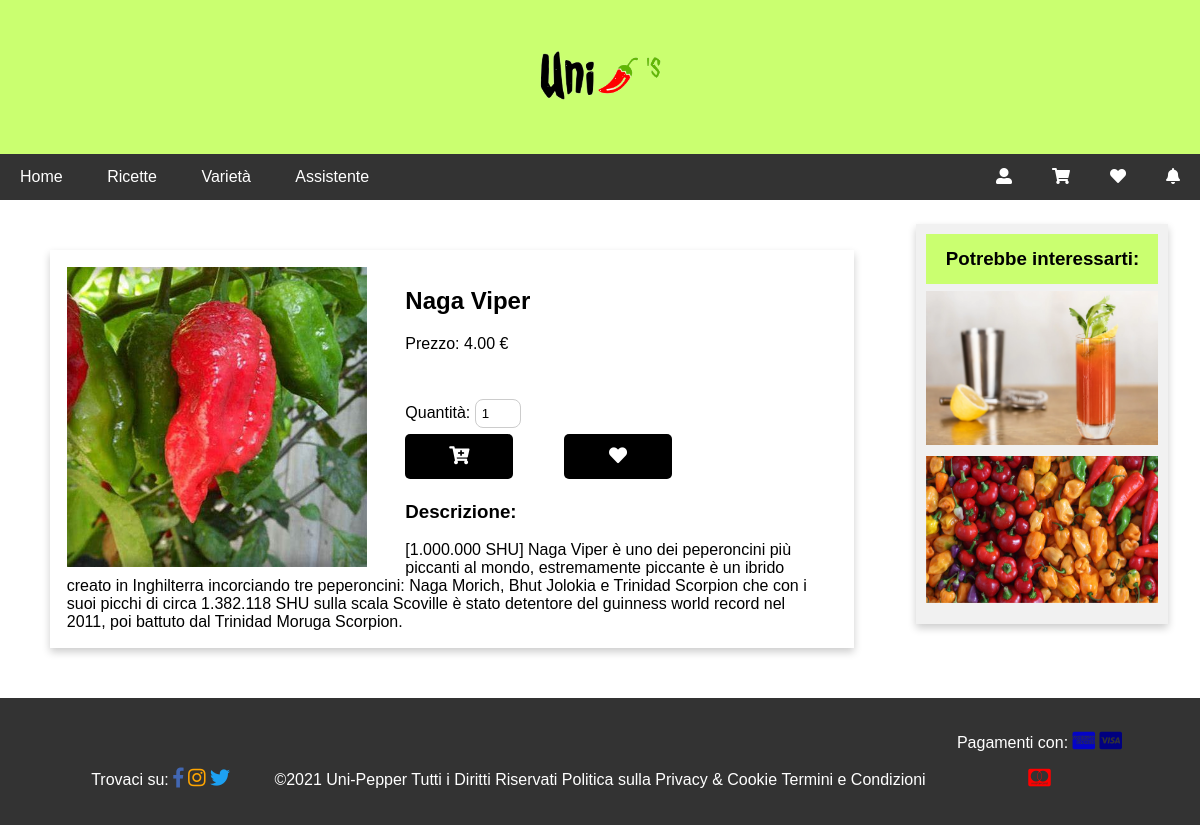
/prodotto.php?id=3, run on the app's committed database.
### tables this page shows
CREATE TABLE `prodotti` (
  `IdProdotto` int(10) NOT NULL,
  `NomeProdotto` varchar(50) NOT NULL,
  `ImmagineProdotto` varchar(255) NOT NULL,
  `DescrizioneProdotto` text NOT NULL,
  `PrezzoProdotto` float(6,2) NOT NULL,
  `QuantitaProdotto` int(5) NOT NULL,
  `IdFornitore` int(11) NOT NULL
);

CREATE TABLE `ricette` (
  `IdRicetta` int(11) NOT NULL,
  `NomeRicetta` varchar(255) NOT NULL,
  `ImmagineRicetta` varchar(255) NOT NULL,
  `Ingredienti` text NOT NULL,
  `Procedimento` text NOT NULL,
  `Difficolta` varchar(20) NOT NULL,
  `Persone` int(5) NOT NULL,
  `Tempo` varchar(10) NOT NULL,
  `Costo` varchar(20) NOT NULL,
  `GradoPiccantezza` varchar(20) NOT NULL
);

### prodotto.php (called while the page is built, shortened)
<?php
require_once 'bootstrap.php';
$templateParams["titolo"] = "Uni-Pepper's - Prodotto";
$templateParams["nome"] = "singolo-prodotto.php";
$templateParams["ricettecasuali"] = $dbh->getRandomRecipe(1);
$idprodotto = -1;
if(isset($_GET["id"])){
    $idprodotto = $_GET["id"];
}
$templateParams["pagina"] = "prodotto.php?id=".$idprodotto;
$templateParams["prodotto"] = $dbh->getProductById($idprodotto);
require 'template/base.php';
?>

### db/database.php (called while the page is built, shortened)
<?php
class DatabaseHelper{
    private $db;
    public function __construct($servername, $username, $password, $dbname, $port){
        $this->db = new mysqli($servername, $username, $password, $dbname, $port);
    }
    public function getProductById($id){
        $query = "SELECT IdProdotto, NomeProdotto, ImmagineProdotto, DescrizioneProdotto, PrezzoProdotto, QuantitaProdotto FROM prodotti WHERE IdProdotto=?";
        $stmt = $this->db->prepare($query);
        $stmt->bind_param('i',$id);
        $stmt->execute();
        $result = $stmt->get_result();
        return $result->fetch_all(MYSQLI_ASSOC);
    }
    public function getRandomRecipe($n){
        $stmt = $this->db->prepare("SELECT IdRicetta, NomeRicetta, ImmagineRicetta, Difficolta, Tempo, Costo FROM ricette ORDER BY RAND() LIMIT ?");
        $stmt->bind_param('i',$n);
        $stmt->execute();
        $result = $stmt->get_result();
        return $result->fetch_all(MYSQLI_ASSOC);
    }
}
?>

### bootstrap.php (called while the page is built, shortened)
<?php
require_once("db/database.php");
$dbh = new DatabaseHelper("localhost", "root", "", "unipeppers", 3306);
?>

### template/singolo-prodotto.php (the view, shortened to what this page needs)
<?php if(count($templateParams["prodotto"])==0): ?>
    <article>
        <h1>Ci dispiace, qualcosa è andato storto</h1>
    </article>
<?php else: $prodotto = $templateParams["prodotto"][0]; ?>
<div class="info">
    <img src="<?php echo UPLOAD_DIR_VARIETY.$prodotto["ImmagineProdotto"]; ?>" alt="Immagine <?php echo $prodotto["NomeProdotto"]; ?>"/>
    <h2><?php echo $prodotto["NomeProdotto"]; ?></h2>
    <p>Prezzo: <?php echo number_format($prodotto["PrezzoProdotto"],2);?> €</p><br>
    <br>
    <form action="processa-form.php" method="POST" enctype="multipart/form-data">
        <label for="quantita">Quantit&agrave;:</label>
        <input type="number" id="quantita" name="quantita" min="1" value="1"/>
        <button type="submit"><span class="fas fa-cart-plus"></span></button>
    </form>
    <form action="processa-form.php" method="POST" enctype="multipart/form-data">
        <button type="submit"><span class="fas fa-heart"></span></button>
    </form>
    <h3>Descrizione:</h3>
    <p><?php echo $prodotto["DescrizioneProdotto"]?></p>
</div>
<?php endif; ?>

### template/base.php (shortened to what this page needs)
<!DOCTYPE html>
<html lang="it">
<head>
    <link rel="stylesheet" href="https://use.fontawesome.com/releases/v5.7.0/css/all.css">
    <link rel="stylesheet" href="css/style.css" >
    <link rel="stylesheet" href="css/styleClass.css" >
    <link rel="stylesheet" href="css/carrello.css" >
    <link rel="stylesheet" href="css/notifiche.css" >
</head>
<body>
    <header>
        <img src="upload/logo.png" alt="logo"/>
    </header>
    <nav class="topnav" id="myTopnav">
        <a href="index.php" title="home" <?php isActive("index.php");?>>Home</a>
        <a href="ricette.php" title="ricette" <?php isActive("ricette.php");?>>Ricette</a>
        <a href="varieta.php" title="varieta" <?php isActive("varieta.php");?>>Variet&agrave;</a>
        <a href="assistente.php" title="assistente" <?php isActive("assistente.php");?>>Assistente</a>
        <a id="main" onclick="openNav()" class="right" title="notifiche" ><span class="fas fa-bell" title="Notifiche"></span></a>
        <a href="preferiti.php" title="preferiti" class="right<?php isEchoActive("preferiti.php");?>"><span class="fas fa-heart" title="Preferiti"></span></a>
        <a href="carrello.php" title="carrello" class="right <?php isEchoActive("carrello.php");?>"><span class="fas fa-shopping-cart" title="Carrello"></span></a>
        <a href="login.php" title="login" class="right <?php isEchoActive("login.php");?>"><span class="fas fa-user-alt" title="Utente"></span></a>
    </nav>
    <main>
        <?php if(isset($templateParams["nome"])){
        require($templateParams["nome"]);
        }
        ?>
    </main>
    <aside>
        <h3>Potrebbe interessarti:</h3>
        <?php $ricettacasuale = $templateParams["ricettecasuali"][0];?>
        <div class="aside">
            <img src="<?php echo UPLOAD_DIR_RECIPES.$ricettacasuale["ImmagineRicetta"]?>" alt="Immagine <?php echo $ricettacasuale["NomeRicetta"]?>">
        </div>
        <div class="aside">
            <img src="upload/peperonciniVar.jpg" alt="Varietà">
        </div>
    </aside>
    <footer>
        <section class="social">
            <p>Trovaci su:</p>
            <a href="http://www.facebook.com" title="facebook" ><span class="fab fa-facebook-f" title="Facebook" style="color: #4267B2;"></span></a>
            <a href="http://instagram.com" title="instagram" ><span class="fab fa-instagram" title="Instagram" style="color: orange;"></span></a>
            <a href="http://twitter.com" title="twitter" ><span class="fab fa-twitter" title="Twitter" style="color: #1DA1F2;"></span></a>
        </section>
        <section class="contatti">
            <p>©2021 Uni-Pepper Tutti i Diritti Riservati</p>
            <a href="privacy.php">Politica sulla Privacy & Cookie</a>
            <a href="termini.php">Termini e Condizioni</a>
        </section>
        <section class="pagamenti">
            <p>Pagamenti con:</p>
            <a href="http://americanexpress.com" title="americanexpress" ><span class="fab fa-cc-amex" title="American Express" style="color: rgb(4, 4, 199);"></span></a>
            <a href="http://visa.com" title="visa" ><span class="fab fa-cc-visa" title="Visa" style="color: navy;"></span></a>
            <a href="http://mastercard.com" title="mastercard" ><span class="fab fa-cc-mastercard" title="Mastercard" style="color: red;"></span></a>
        </section>
    </footer>
</body>
</html>

### css/style.css (style rules this page uses)
* { box-sizing: border-box; }
body { font-family: Arial, Helvetica, sans-serif; margin: 0; }
header { padding: 50px; text-align: center; background: #caff70; color: black; }
header img { height: 50px; }
nav { overflow: hidden; background-color: #333; }
nav a:not(.right) { width: auto; display: inline-block; color: white; text-align: center; padding: 14px 20px; text-decoration: none; }
main { background-color: white; padding: 10px; margin: 2%; }
main form input { width: 100%; padding: 12px 20px; margin: 10px 0; display: inline-block; border: 1px solid #ccc; box-sizing: border-box; }
main form button, .reg-button { background-color: #04AA6D; color: white; padding: 14px 20px; margin: 10px 0; border: none; cursor: pointer; width: 100%; }
aside { background-color: #f1f1f1; box-shadow: 0 4px 8px 0 rgba(0, 0, 0, 0.2); padding: 10px; margin: 2%; text-align: center; }
aside h3 { background-color: #caff70; padding: 6% 2%; margin: 0; }
body > footer { padding: 20px; text-align: center; color: white; background: #333; }
body footer a { text-decoration: none; color: white; }
body footer span { font-size: 20px; }
footer section p, footer section a { display: inline-block; }
@media screen and (min-width: 768px) { main, aside { display: inline-block; vertical-align: top; } }
@media screen and (min-width: 768px) { aside { width: 21%; } }
@media screen and (min-width: 768px) { main { width: 70%; } }
@media screen and (min-width: 768px) { nav a { display: inline-block; width: auto; color: white; text-align: center; padding: 14px 20px; text-decoration: none; } }
@media screen and (min-width: 768px) { nav a.right { float: right; } }
@media screen and (min-width: 768px) { body footer section { display: inline-block; } }

### css/styleClass.css (style rules this page uses)
nav .right { display: none; }
.info { box-shadow: 0 4px 8px 0 rgba(0, 0, 0, 0.2); width: 98%; margin: 2%; padding: 2%; text-align: center; }
.info p { margin: 0 2% 0 0; }
.info img { max-width: 300px; float: none; margin-right: 5%; }
.info input { max-width: 30%; padding: 6px; border-radius: 8px; margin-bottom: 4%; }
.info form input, .info form label { display: inline-block; }
.info button { border: none; width: 70%; border-radius: 5px; outline: 0; padding: 12px; color: white; background-color: #000; text-align: center; cursor: pointer; font-size: 18px; margin-bottom: 2%; margin-top: 0; }
.aside img { max-width: 100%; }
.aside { position: relative; padding: 0; margin-top: 3%; margin-bottom: 3%; margin-left: auto; margin-right: auto; width: 100%; max-width: 100%; }
@media screen and (min-width: 768px) { nav a.right { float: right; display: inline-flex; width: auto; color: white; text-align: center; padding: 14px 20px; text-decoration: none; } }
@media screen and (min-width: 768px) { .social, .pagamenti { width: 15%; } }
@media screen and (min-width: 768px) { .contatti { width: 60%; } }
@media screen and (min-width: 768px) { .info { display: inline-block; text-align: left; } }
@media screen and (min-width: 768px) { .info img { float: left; } }
@media screen and (min-width: 768px) { .info input { max-width: 30%; } }
@media screen and (min-width: 768px) { .info form { display: inline-block; width: 20%; } }
@media screen and (min-width: 768px) { .info button { width: 70%; } }

### css/carrello.css (style rules this page uses)
label { margin-bottom: 10px; display: block; }
a { text-decoration: none; color: black; }

### css/notifiche.css (style rules this page uses)
#main { transition: margin-right .5s; }

### data on the page
prodotti: ImmagineProdotto (picture), NomeProdotto "Naga Viper", PrezzoProdotto "4.00", DescrizioneProdotto "[1.000.000 SHU] Naga Viper è uno dei peperoncini più piccanti al mondo, estremamente piccante è un ibrido creato in Inghilterra incorciando tre peperoncini: Naga Morich, Bhut Jolokia e Trinidad Scorpion che con i suoi picchi di circa 1.382.118 SHU sulla scala Scoville è stato detentore del guinness world record nel 2011, poi battuto dal Trinidad Moruga Scorpion."
ricette: ImmagineRicetta (picture)
